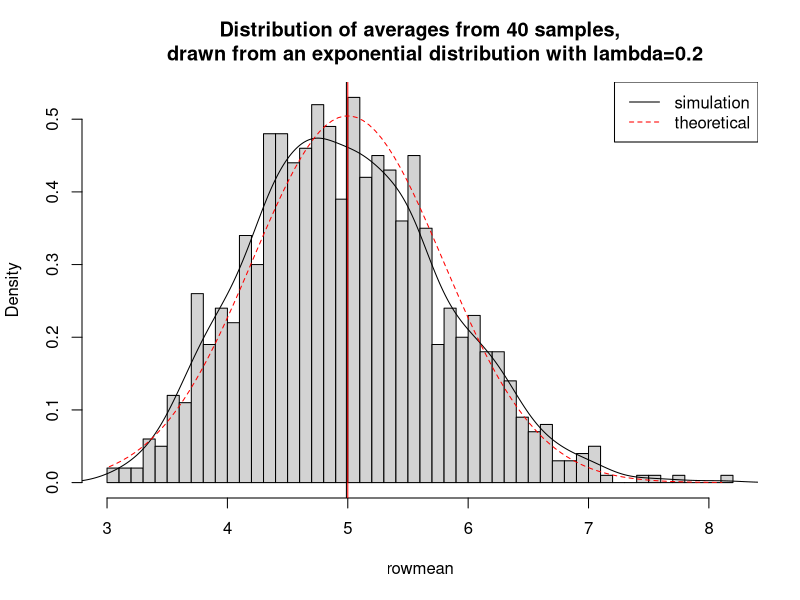
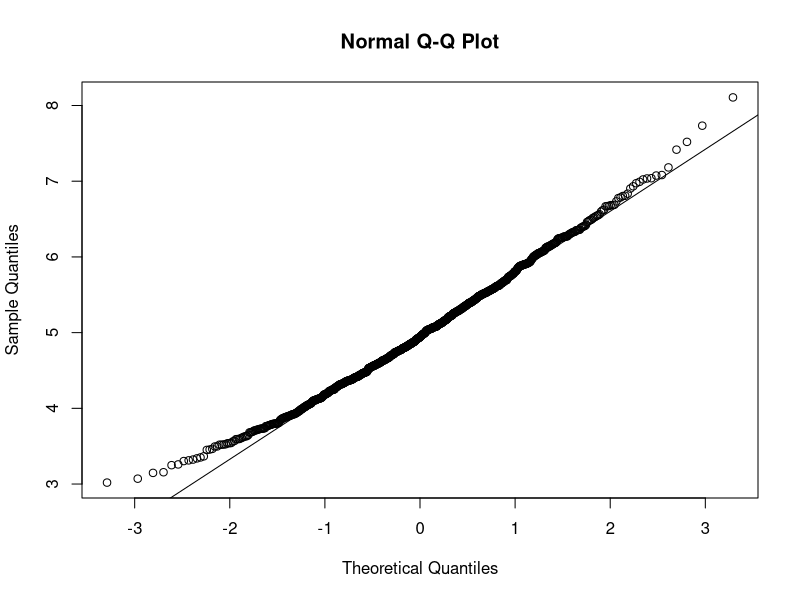
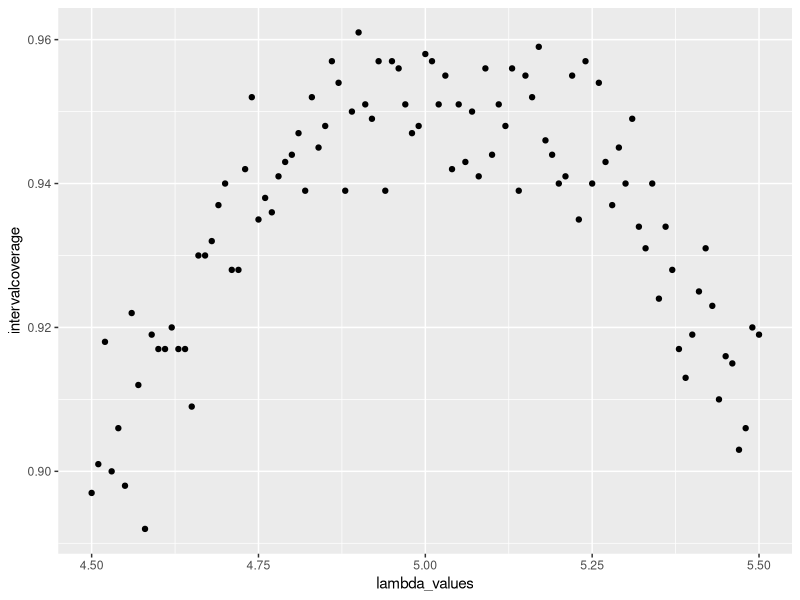

These charts were generated, in order, by the following R code:
## ---- chunk 1
set.seed(40)
lambda <- 0.2
numbersim <- 1000
sample <- 40
simulation <- matrix(rexp(numbersim*sample, rate=lambda), numbersim,sample)
rowmean<- rowMeans(simulation)
## ---- chunk 2
hist(rowmean, breaks=50, prob=TRUE,
     main="Distribution of averages from 40 samples,
     drawn from an exponential distribution with lambda=0.2")
lines(density(rowmean))
abline(v=1/lambda, col="red")
abline(v=mean(rowmean), col="black")
xfit <- seq(min(rowmean), max(rowmean), length=100)
yfit <- dnorm(xfit, mean=1/lambda, sd=(1/lambda/sqrt(sample)))
lines(xfit, yfit, pch=22, col="red", lty=2)
legend('topright', c("simulation", "theoretical"), lty=c(1,2), col=c("black", "red"))
## ---- chunk 3
qqnorm(rowmean); qqline(rowmean)
## ---- chunk 4
lambda_values <- seq(4.5, 5.5, by=0.01)
intervalcoverage<- sapply(lambda_values, function(returnlambda) {
    mu_hat <- rowMeans(matrix(rexp(sample*numbersim, rate=0.2),
                               numbersim, sample))
    lower <- mu_hat - qnorm(0.975) * sqrt(1/lambda**2/sample)
    upper <- mu_hat + qnorm(0.975) * sqrt(1/lambda**2/sample)
    mean(lower < returnlambda & upper > returnlambda)
})

library(ggplot2)
qplot(lambda_values, intervalcoverage)
